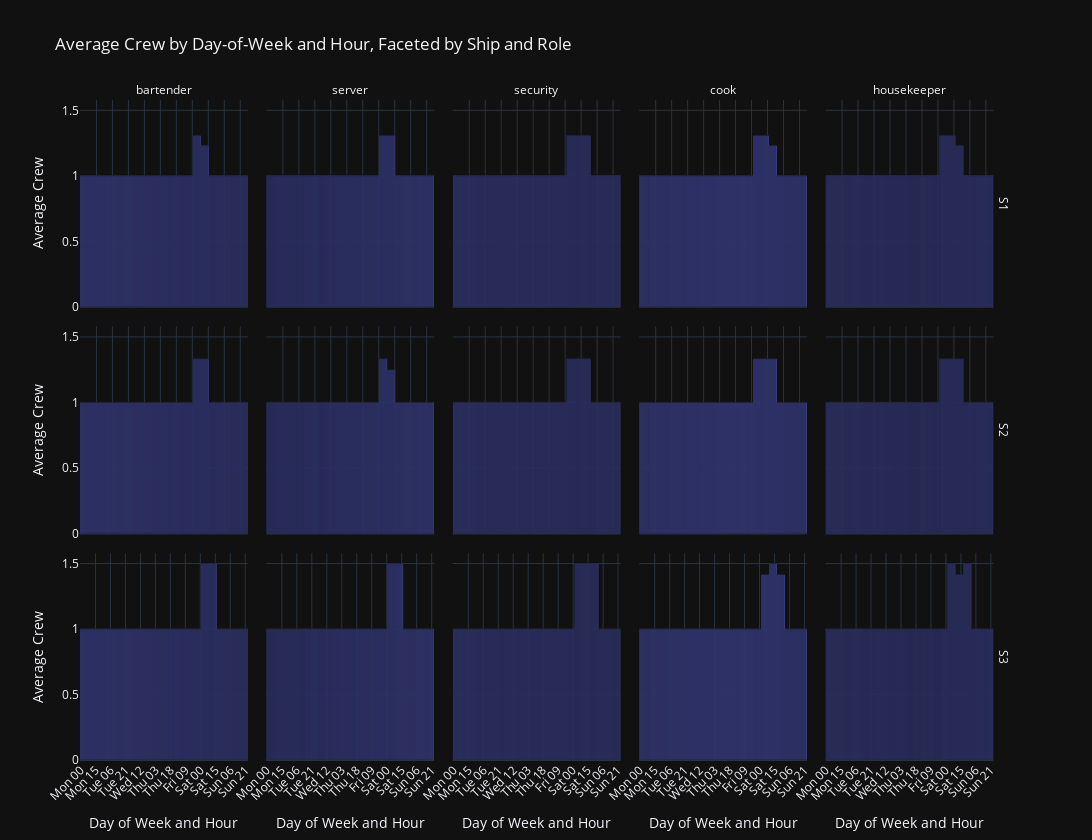

The code cell stored with this chart in its notebook:
### Code cell
# Barplot of average crew by Day-of-Week and Hour, faceted by Ship (rows) and Role (columns)

# Prepare day-of-week labels
dow_order = ["Mon", "Tue", "Wed", "Thu", "Fri", "Sat", "Sun"]
df2["dow_name"] = df2["dow"].map(dow_map)
df2["dow_name"] = pd.Categorical(df2["dow_name"], categories=dow_order, ordered=True)

# Build a combined categorical for x-axis: "DOW HH"
df2["dow_hour"] = df2.apply(lambda r: f"{r['dow_name']} {int(r['hour']):02d}", axis=1)
# Order x-axis: all hours 00..23 grouped per DOW in calendar order
dow_hour_order = [f"{d} {h:02d}" for d in dow_order for h in range(24)]
df2["dow_hour"] = pd.Categorical(df2["dow_hour"], categories=dow_hour_order, ordered=True)

# Single barplot figure: facets by ship and role
fig_bar = px.bar(
    df2,
    x="dow_hour",
    y="avg_crew",
    facet_row="ship_id",
    facet_col="role",
    category_orders={"dow_hour": dow_hour_order},
    labels={"dow_hour": "Day of Week and Hour", "avg_crew": "Average Crew", "ship_id": "Ship", "role": "Role"},
    title="Average Crew by Day-of-Week and Hour, Faceted by Ship and Role",
    template="plotly_dark",
)

# Styling
fig_bar.update_layout(
    hovermode="x unified",
    bargap=0.1,
    legend_title_text="",
    height=max(400, 280 * df2["ship_id"].nunique()),
    width=max(900, 260 * df2["role"].nunique()),
)
fig_bar.update_xaxes(tickangle=-45, showgrid=True)
fig_bar.update_yaxes(showgrid=True)

# Clean facet labels
fig_bar.for_each_annotation(lambda a: a.update(text=a.text.split("=")[-1]))

fig_bar.show()

### Figure 1 — Plotly figure (JSON) as saved in the notebook; plotly's stock layout.template omitted (floating-point values rounded to 4 significant figures; data arrays with more than 128 entries replaced by an {"elided": "..."} marker saying what was removed)
{"data": [{"hovertemplate": "Ship=S1<br>Role=bartender<br>Day of Week and Hour=%{x}<br>Average Crew=%{y}<extra></extra>", "legendgroup": "", "marker": {"color": "#636efa", "pattern": {"shape": ""}}, "name": "", "orientation": "v", "showlegend": false, "textposition": "auto", "x": {"elided": "168 str values"}, "xaxis": "x11", "y": {"elided": "168 float values"}, "yaxis": "y11", "type": "bar"}, {"hovertemplate": "Ship=S1<br>Role=server<br>Day of Week and Hour=%{x}<br>Average Crew=%{y}<extra></extra>", "legendgroup": "", "marker": {"color": "#636efa", "pattern": {"shape": ""}}, "name": "", "orientation": "v", "showlegend": false, "textposition": "auto", "x": {"elided": "168 str values"}, "xaxis": "x12", "y": {"elided": "168 float values"}, "yaxis": "y12", "type": "bar"}, {"hovertemplate": "Ship=S1<br>Role=security<br>Day of Week and Hour=%{x}<br>Average Crew=%{y}<extra></extra>", "legendgroup": "", "marker": {"color": "#636efa", "pattern": {"shape": ""}}, "name": "", "orientation": "v", "showlegend": false, "textposition": "auto", "x": {"elided": "168 str values"}, "xaxis": "x13", "y": {"elided": "168 float values"}, "yaxis": "y13", "type": "bar"}, {"hovertemplate": "Ship=S1<br>Role=cook<br>Day of Week and Hour=%{x}<br>Average Crew=%{y}<extra></extra>", "legendgroup": "", "marker": {"color": "#636efa", "pattern": {"shape": ""}}, "name": "", "orientation": "v", "showlegend": false, "textposition": "auto", "x": {"elided": "168 str values"}, "xaxis": "x14", "y": {"elided": "168 float values"}, "yaxis": "y14", "type": "bar"}, {"hovertemplate": "Ship=S1<br>Role=housekeeper<br>Day of Week and Hour=%{x}<br>Average Crew=%{y}<extra></extra>", "legendgroup": "", "marker": {"color": "#636efa", "pattern": {"shape": ""}}, "name": "", "orientation": "v", "showlegend": false, "textposition": "auto", "x": {"elided": "168 str values"}, "xaxis": "x15", "y": {"elided": "168 float values"}, "yaxis": "y15", "type": "bar"}, {"hovertemplate": "Ship=S2<br>Role=bartender<br>Day of Week and Hour=%{x}<br>Average Crew=%{y}<extra></extra>", "legendgroup": "", "marker": {"color": "#636efa", "pattern": {"shape": ""}}, "name": "", "orientation": "v", "showlegend": false, "textposition": "auto", "x": {"elided": "168 str values"}, "xaxis": "x6", "y": {"elided": "168 float values"}, "yaxis": "y6", "type": "bar"}, {"hovertemplate": "Ship=S2<br>Role=server<br>Day of Week and Hour=%{x}<br>Average Crew=%{y}<extra></extra>", "legendgroup": "", "marker": {"color": "#636efa", "pattern": {"shape": ""}}, "name": "", "orientation": "v", "showlegend": false, "textposition": "auto", "x": {"elided": "168 str values"}, "xaxis": "x7", "y": {"elided": "168 float values"}, "yaxis": "y7", "type": "bar"}, {"hovertemplate": "Ship=S2<br>Role=security<br>Day of Week and Hour=%{x}<br>Average Crew=%{y}<extra></extra>", "legendgroup": "", "marker": {"color": "#636efa", "pattern": {"shape": ""}}, "name": "", "orientation": "v", "showlegend": false, "textposition": "auto", "x": {"elided": "168 str values"}, "xaxis": "x8", "y": {"elided": "168 float values"}, "yaxis": "y8", "type": "bar"}, {"hovertemplate": "Ship=S2<br>Role=cook<br>Day of Week and Hour=%{x}<br>Average Crew=%{y}<extra></extra>", "legendgroup": "", "marker": {"color": "#636efa", "pattern": {"shape": ""}}, "name": "", "orientation": "v", "showlegend": false, "textposition": "auto", "x": {"elided": "168 str values"}, "xaxis": "x9", "y": {"elided": "168 float values"}, "yaxis": "y9", "type": "bar"}, {"hovertemplate": "Ship=S2<br>Role=housekeeper<br>Day of Week and Hour=%{x}<br>Average Crew=%{y}<extra></extra>", "legendgroup": "", "marker": {"color": "#636efa", "pattern": {"shape": ""}}, "name": "", "orientation": "v", "showlegend": false, "textposition": "auto", "x": {"elided": "168 str values"}, "xaxis": "x10", "y": {"elided": "168 float values"}, "yaxis": "y10", "type": "bar"}, {"hovertemplate": "Ship=S3<br>Role=bartender<br>Day of Week and Hour=%{x}<br>Average Crew=%{y}<extra></extra>", "legendgroup": "", "marker": {"color": "#636efa", "pattern": {"shape": ""}}, "name": "", "orientation": "v", "showlegend": false, "textposition": "auto", "x": {"elided": "168 str values"}, "xaxis": "x", "y": {"elided": "168 float values"}, "yaxis": "y", "type": "bar"}, {"hovertemplate": "Ship=S3<br>Role=server<br>Day of Week and Hour=%{x}<br>Average Crew=%{y}<extra></extra>", "legendgroup": "", "marker": {"color": "#636efa", "pattern": {"shape": ""}}, "name": "", "orientation": "v", "showlegend": false, "textposition": "auto", "x": {"elided": "168 str values"}, "xaxis": "x2", "y": {"elided": "168 float values"}, "yaxis": "y2", "type": "bar"}, {"hovertemplate": "Ship=S3<br>Role=security<br>Day of Week and Hour=%{x}<br>Average Crew=%{y}<extra></extra>", "legendgroup": "", "marker": {"color": "#636efa", "pattern": {"shape": ""}}, "name": "", "orientation": "v", "showlegend": false, "textposition": "auto", "x": {"elided": "168 str values"}, "xaxis": "x3", "y": {"elided": "168 float values"}, "yaxis": "y3", "type": "bar"}, {"hovertemplate": "Ship=S3<br>Role=cook<br>Day of Week and Hour=%{x}<br>Average Crew=%{y}<extra></extra>", "legendgroup": "", "marker": {"color": "#636efa", "pattern": {"shape": ""}}, "name": "", "orientation": "v", "showlegend": false, "textposition": "auto", "x": {"elided": "168 str values"}, "xaxis": "x4", "y": {"elided": "168 float values"}, "yaxis": "y4", "type": "bar"}, {"hovertemplate": "Ship=S3<br>Role=housekeeper<br>Day of Week and Hour=%{x}<br>Average Crew=%{y}<extra></extra>", "legendgroup": "", "marker": {"color": "#636efa", "pattern": {"shape": ""}}, "name": "", "orientation": "v", "showlegend": false, "textposition": "auto", "x": {"elided": "168 str values"}, "xaxis": "x5", "y": {"elided": "168 float values"}, "yaxis": "y5", "type": "bar"}], "layout": {"xaxis": {"anchor": "y", "domain": [0.0, 0.18], "title": {"text": "Day of Week and Hour"}, "categoryorder": "array", "categoryarray": {"elided": "168 str values"}, "tickangle": -45, "showgrid": true}, "yaxis": {"anchor": "x", "domain": [0.0, 0.3133], "title": {"text": "Average Crew"}, "showgrid": true}, "xaxis2": {"anchor": "y2", "domain": [0.2, 0.38], "matches": "x", "title": {"text": "Day of Week and Hour"}, "categoryorder": "array", "categoryarray": {"elided": "168 str values"}, "tickangle": -45, "showgrid": true}, "yaxis2": {"anchor": "x2", "domain": [0.0, 0.3133], "matches": "y", "showticklabels": false, "showgrid": true}, "xaxis3": {"anchor": "y3", "domain": [0.4, 0.58], "matches": "x", "title": {"text": "Day of Week and Hour"}, "categoryorder": "array", "categoryarray": {"elided": "168 str values"}, "tickangle": -45, "showgrid": true}, "yaxis3": {"anchor": "x3", "domain": [0.0, 0.3133], "matches": "y", "showticklabels": false, "showgrid": true}, "xaxis4": {"anchor": "y4", "domain": [0.6, 0.78], "matches": "x", "title": {"text": "Day of Week and Hour"}, "categoryorder": "array", "categoryarray": {"elided": "168 str values"}, "tickangle": -45, "showgrid": true}, "yaxis4": {"anchor": "x4", "domain": [0.0, 0.3133], "matches": "y", "showticklabels": false, "showgrid": true}, "xaxis5": {"anchor": "y5", "domain": [0.8, 0.98], "matches": "x", "title": {"text": "Day of Week and Hour"}, "categoryorder": "array", "categoryarray": {"elided": "168 str values"}, "tickangle": -45, "showgrid": true}, "yaxis5": {"anchor": "x5", "domain": [0.0, 0.3133], "matches": "y", "showticklabels": false, "showgrid": true}, "xaxis6": {"anchor": "y6", "domain": [0.0, 0.18], "matches": "x", "showticklabels": false, "tickangle": -45, "showgrid": true}, "yaxis6": {"anchor": "x6", "domain": [0.3433, 0.6567], "matches": "y", "title": {"text": "Average Crew"}, "showgrid": true}, "xaxis7": {"anchor": "y7", "domain": [0.2, 0.38], "matches": "x", "showticklabels": false, "tickangle": -45, "showgrid": true}, "yaxis7": {"anchor": "x7", "domain": [0.3433, 0.6567], "matches": "y", "showticklabels": false, "showgrid": true}, "xaxis8": {"anchor": "y8", "domain": [0.4, 0.58], "matches": "x", "showticklabels": false, "tickangle": -45, "showgrid": true}, "yaxis8": {"anchor": "x8", "domain": [0.3433, 0.6567], "matches": "y", "showticklabels": false, "showgrid": true}, "xaxis9": {"anchor": "y9", "domain": [0.6, 0.78], "matches": "x", "showticklabels": false, "tickangle": -45, "showgrid": true}, "yaxis9": {"anchor": "x9", "domain": [0.3433, 0.6567], "matches": "y", "showticklabels": false, "showgrid": true}, "xaxis10": {"anchor": "y10", "domain": [0.8, 0.98], "matches": "x", "showticklabels": false, "tickangle": -45, "showgrid": true}, "yaxis10": {"anchor": "x10", "domain": [0.3433, 0.6567], "matches": "y", "showticklabels": false, "showgrid": true}, "xaxis11": {"anchor": "y11", "domain": [0.0, 0.18], "matches": "x", "showticklabels": false, "tickangle": -45, "showgrid": true}, "yaxis11": {"anchor": "x11", "domain": [0.6867, 1.0], "matches": "y", "title": {"text": "Average Crew"}, "showgrid": true}, "xaxis12": {"anchor": "y12", "domain": [0.2, 0.38], "matches": "x", "showticklabels": false, "tickangle": -45, "showgrid": true}, "yaxis12": {"anchor": "x12", "domain": [0.6867, 1.0], "matches": "y", "showticklabels": false, "showgrid": true}, "xaxis13": {"anchor": "y13", "domain": [0.4, 0.58], "matches": "x", "showticklabels": false, "tickangle": -45, "showgrid": true}, "yaxis13": {"anchor": "x13", "domain": [0.6867, 1.0], "matches": "y", "showticklabels": false, "showgrid": true}, "xaxis14": {"anchor": "y14", "domain": [0.6, 0.78], "matches": "x", "showticklabels": false, "tickangle": -45, "showgrid": true}, "yaxis14": {"anchor": "x14", "domain": [0.6867, 1.0], "matches": "y", "showticklabels": false, "showgrid": true}, "xaxis15": {"anchor": "y15", "domain": [0.8, 0.98], "matches": "x", "showticklabels": false, "tickangle": -45, "showgrid": true}, "yaxis15": {"anchor": "x15", "domain": [0.6867, 1.0], "matches": "y", "showticklabels": false, "showgrid": true}, "annotations": [{"font": {}, "showarrow": false, "text": "bartender", "x": 0.09, "xanchor": "center", "xref": "paper", "y": 1.0, "yanchor": "bottom", "yref": "paper"}, {"font": {}, "showarrow": false, "text": "server", "x": 0.29, "xanchor": "center", "xref": "paper", "y": 1.0, "yanchor": "bottom", "yref": "paper"}, {"font": {}, "showarrow": false, "text": "security", "x": 0.49, "xanchor": "center", "xref": "paper", "y": 1.0, "yanchor": "bottom", "yref": "paper"}, {"font": {}, "showarrow": false, "text": "cook", "x": 0.69, "xanchor": "center", "xref": "paper", "y": 1.0, "yanchor": "bottom", "yref": "paper"}, {"font": {}, "showarrow": false, "text": "housekeeper", "x": 0.89, "xanchor": "center", "xref": "paper", "y": 1.0, "yanchor": "bottom", "yref": "paper"}, {"font": {}, "showarrow": false, "text": "S3", "textangle": 90, "x": 0.98, "xanchor": "left", "xref": "paper", "y": 0.1567, "yanchor": "middle", "yref": "paper"}, {"font": {}, "showarrow": false, "text": "S2", "textangle": 90, "x": 0.98, "xanchor": "left", "xref": "paper", "y": 0.5, "yanchor": "middle", "yref": "paper"}, {"font": {}, "showarrow": false, "text": "S1", "textangle": 90, "x": 0.98, "xanchor": "left", "xref": "paper", "y": 0.8433, "yanchor": "middle", "yref": "paper"}], "legend": {"tracegroupgap": 0, "title": {"text": ""}}, "title": {"text": "Average Crew by Day-of-Week and Hour, Faceted by Ship and Role"}, "barmode": "relative", "hovermode": "x unified", "bargap": 0.1, "height": 840, "width": 1300}}
